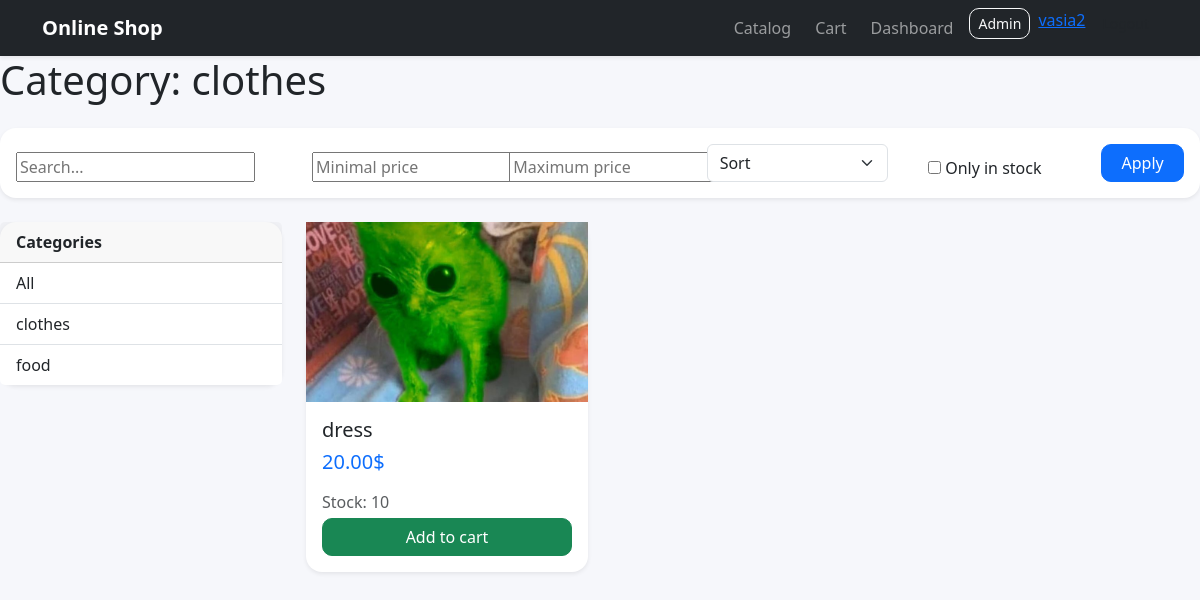
/category/clothes/ (signed in), run on the app's committed database.
### catalog/models.py (models this page shows, shortened)
class Category(models.Model):
    name = models.CharField(max_length = 120, unique = True)
    slug = models.SlugField(max_length = 140, unique = True)
    class Meta:
        ordering = ['name']
        verbose_name = 'Category'
        verbose_name_plural = "Categories"
    def get_absolute_url(self):
        return reverse('catalog:product_list_by_category', args=[self.slug])

class Product(models.Model):
    category = models.ForeignKey(
        Category,
        related_name = 'products',
        on_delete = models.CASCADE
    )
    name = models.CharField(max_length=200)
    slug = models.SlugField(max_length=220, unique=True)
    image = models.ImageField(upload_to='products/%Y/%m/%d/', blank=True, null=True)
    description = models.TextField(blank=True)
    price = models.DecimalField(max_digits=10, decimal_places=2)
    stock = models.PositiveIntegerField(default=0)
    available = models.BooleanField(default=True)
    created_at = models.DateTimeField(auto_now_add=True)
    updated_at = models.DateTimeField(auto_now=True)
    class Meta:
        ordering = ['name']
        indexes = [
            models.Index(fields=['id', 'slug']),
            models.Index(fields=['name']),
        ]
        verbose_name = 'Product'
        verbose_name_plural = 'Products'
    def get_absolute_url(self):
        return reverse('catalog:product_detail', args=[self.id, self.slug])

### catalog/views.py (the view)
# urls.py: path('', views.product_list, name='product_list'),
def product_list(request,  category_slug=None):
    category = None
    categories = Category.objects.all()
    products = Product.objects.filter(available=True)
    if category_slug:
        category = get_object_or_404(Category, slug=category_slug)
        products = products.filter(category=category)
    q = request.GET.get('q')
    if q:
        products = products.filter(name__icontains=q)
    min_price = request.GET.get('min_price')
    max_price = request.GET.get('max_price')
    if min_price:
        try:
            products = products.filter(price__gte=min_price)
        except ValueError:
            pass
    if max_price:
        try:
            products = products.filter(price__lte=max_price)
        except ValueError:
            pass
    in_stock = request.GET.get('in_stock')
    if in_stock == '1':
        products = products.filter(stock__gt=0)
    sort = request.GET.get('sort')
    if sort == 'price_asc':
        products = products.order_by('price')
    elif sort == 'price_desc':
        products = products.order_by('-price')
    elif sort == 'name_asc':
        products = products.order_by('name')
    elif sort == 'name_desc':
        products = products.order_by('-name')
    context = {
        'category': category,
        'categories': categories,
        'products': products
    }
    return render(request, 'catalog/product_list.html', context)

### catalog/templates/catalog/product_list.html (shortened to what this page needs)
{% extends "base.html" %}
{% block content %}
<h1 class="mb-4">
    {% if category %}Category: {{category.name}}{% else %}Product Catalog{% endif %}
</h1>
<form method="get" class="card card-body shadow-sm mb-4">
    <div class="row g-3 align-items-end">
        <div class="col-md-3">
            <input type="text" name="q" placeholder="Search..." value="{{ request.GET.q }}">
        </div>
        <div class="col-md-2">
            <input type="number" step="0.01" name="min_price" placeholder="Minimal price" value="{{ request.GET.min_price }}">
        </div>
        <div class="col-md-2">
            <input type="number" step="0.01" name="max_price" placeholder="Maximum price" value="{{ request.GET.max_price }}">
        </div>
        <div class="col-md-2">
            <select name="sort" class="form-select">
                <option value="">Sort</option>
            </select>
        </div>
        <div class="col-md-2 d-flex align-items-center">
            <div class="form-check">
                <input type="checkbox" name="in_stock" value="1" {% if request.GET.in_stock == '1' %}checked{% endif %}>
                <label class="form-check-label">Only in stock</label>
            </div>
        </div>
        <div class="col-md-1">
            <button type="submit" class="btn btn-primary w-100">Apply</button>
        </div>
    </div>
</form>
<div class="row">
    <aside class="col-md-3 mb-4">
        <div class="card shadow-sm">
            <div class="card-header fw-bold">Categories</div>
            <div class="list-group list-group-flush">
                <a href="{% url 'catalog:product_list' %}" class="list-group-item list-group-item-action">All</a>
                {% for c in categories %}
                    <a href="{{ c.get_absolute_url }}" class="list-group-item list-group-item-action">{{ c.name }}</a>
                {% endfor %}
            </div>
    </aside>
    <section class="col-md-9">
        <div class="row g-4">
            {% for product in products %}
            <div class="col-md-4">
                <div class="card product-card shadow-sm h-100">
                    <a href="{{ product.get_absolute_url }}">
                        {% if product.image %}
                        <img src="{{ product.image.url }}" alt="{{ product.name }}" style="width: 100%; height: 180px; object-fit: cover;">
                        {% else %}
                        <div style="width: 100%; height: 180px; background-color: #f0f0f0; display: flex; align-items: center; justify-content: center;">
                            No photo
                        </div>
                        {% endif %}
                    </a>
                    <div class="card-body d-flex flex-column">
                        <h5 class="card-title">
                            <a class="text-decoration-none text-dark" href="{{ product.get_absolute_url }}">
                                {{ product.name }}
                            </a>
                        </h5>
                        <h5 class="text-primary mb-3">{{ product.price }}$</h5>
                        <p class="text-muted mb-1">Stock: {{ product.stock }}</p>
                        <form action="{% url 'cart:cart_add' product.id %}" method="post" class="mt-auto">
                            <button type="submit" class="btn btn-success w-100">Add to cart</button>
                        </form>
                    </div>
                </div>
            </div>
        {% empty %}
        <div class="col-12">
            <div class="alert alert-warning">Product not found</div>
        </div>
        {% endfor %}
        </div>
    </section>
</div>
{% endblock %}

### templates/base.html (shortened to what this page needs)
{% load static %}
<!DOCTYPE html>
<html lang="en">
<head>
    <link href="https://cdn.jsdelivr.net/npm/bootstrap@5.3.3/dist/css/bootstrap.min.css" rel="stylesheet">
    <link rel="stylesheet" href="{% static 'css/style.css' %}">
</head>
<body>
    <nav class="navbar navbar-expand-lg navbar-dark bg-dark shadow-sm">
        <div class="container">
            <a href="/" class="navbar-brand fw-bold">Online Shop</a>
            <div class="collapse navbar-collapse" id="navbarMenu">
                <ul class="navbar-nav ms-auto gap-2">
                    <li class="nav-item"><a href="/" class="nav-link">Catalog</a></li>
                    <li class="nav-item"><a href="/cart/" class="nav-link">Cart</a></li>
                    <li class="nav-item"><a href="/dashboard/" class="nav-link">Dashboard</a></li>
                    <li class="nav-item"><a href="/admin/" class="btn btn-outline-light btn-sm">Admin</a></li>
                    {% if user.is_authenticated %}
                    <li class="nav-item">
                        <a href="{% url 'users:profile' %}">{{user.username}}</a>
                    </li>
                    <li class="nav-item">
                        <form action="{% url 'logout' %}" method="post">
                            <button class="btn tbn-outline-light btn-sm" type="submit">Logout</button>
                        </form>
                    </li>
                    {% else %}
                    <li class="nav-item"><a href="{% url 'login' %}" class="nav-link">Login</a></li>
                    <li class="nav-item"><a href="{% url 'users:register' %}" class="btn btn-primary btn-sm">Register</a></li>
                    {% endif %}
                </ul>
            </div>
        </div>
    </nav>
    <div style="max-width: 1200px; margin: 20px autpo;">
        {% block content %}{% endblock %}
    </div>
</body>
</html>

### static/css/style.css (style rules this page uses)
body { background: #f6f7fb; }
.card { border: none; border-radius: 16px; }
.product-card { transition: 0.2s ease; }
.btn { border-radius: 10px; }

### data on the page
Category: name "clothes"
Category: name "food"
Product: image (picture), name "dress", price "20.00", stock "10"

### other printed values
{{ user.username }} "vasia2"
